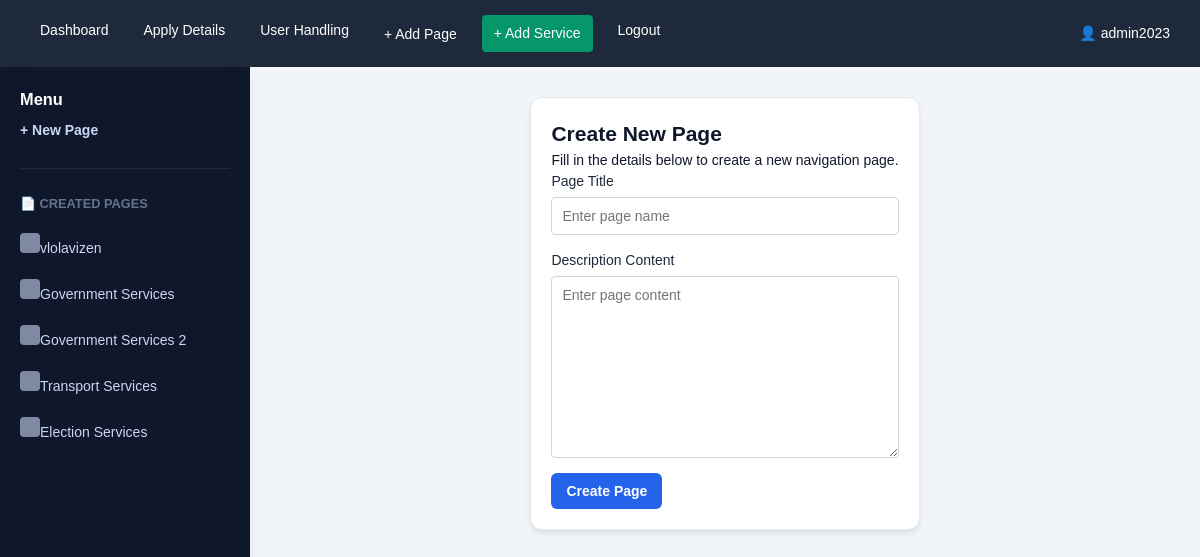
/adminsite/add-page/ (signed in), run on the app's committed database.
### services/models.py (models this page shows, shortened)
class User(AbstractUser):
    ROLE_CHOICES = [
        ('ADMIN', 'Admin'),
        ('AGENT1', 'Agent1'),
        ('AGENT2', 'Agent2'),
        ('USER', 'User'),
    ]
    role = models.CharField(max_length=10, choices=ROLE_CHOICES, default='USER')
    mobile = models.CharField(max_length=15, blank=True, null=True)

class Page(models.Model):
    title = models.CharField(max_length=100)
    description = models.TextField()
    created_at = models.DateTimeField(auto_now_add=True)

### services/views.py (the view, shortened to what this page needs)
# urls.py: path('adminsite/add-page/', views.add_page, name='add_page'),
@login_required
@role_required(['ADMIN'])
def add_page(request):
    pages = Page.objects.all()
    return render(request, 'admin-site/add_page.html', {'pages': pages})

### services/context_processors.py (called while the page is built)
def admin_pages(request):
    if request.path.startswith('/adminsite/'):
        return {'pages': Page.objects.all()}
    return {'pages': []}

### services/views.py (called while the page is built, shortened)
def role_required(allowed_roles):
    def decorator(view_func):
        @wraps(view_func)
        def _wrapped_view(request, *args, **kwargs):
            if not request.user.is_authenticated:
                return redirect(reverse('login') + '?next=' + request.path)
            is_permitted = request.user.role in allowed_roles
            if 'ADMIN' in allowed_roles and (request.user.is_staff or request.user.is_superuser):
                is_permitted = True
            return view_func(request, *args, **kwargs)
        return _wrapped_view
    return decorator

### services/templates/admin-site/add_page.html (shortened to what this page needs)
{% extends 'admin-site/admin_base.html' %}
{% block content %}
<div class="card form-card" style="max-width: 720px; margin: 0 auto;">
    <h2>Create New Page</h2>
    <p>Fill in the details below to create a new navigation page.</p>
    <form method="post">
        <div class="form-group">
            <label>Page Title</label>
            <input type="text" name="title" placeholder="Enter page name" required>
        </div>
        <div class="form-group">
            <label>Description Content</label>
            <textarea name="description" placeholder="Enter page content" rows="10" required></textarea>
        </div>
        <button type="submit" class="btn">Create Page</button>
    </form>
</div>
{% endblock %}

### services/templates/admin-site/admin_base.html (shortened to what this page needs)
{% load static %}
<!DOCTYPE html>
<html lang="en">
<head>
    <link rel="stylesheet" href="{% static 'services/css/style.css' %}">
</head>
<body>
<div class="top-navbar">
    <div class="nav-links">
        <a href="{% url 'admin_dashboard' %}">Dashboard</a>
        <a href="{% url 'apply_details' %}">Apply Details</a>
        <a href="{% url 'user_details' %}">User Handling</a>
        <button onclick="document.getElementById('addPageModal').classList.add('show')">+ Add Page</button>
        <a href="{% url 'add_service' %}"  style="background: #059669; padding: 8px 12px; border: none; color: white; border-radius: 4px; cursor: pointer;">+ Add Service</a>
        <a href="{% url 'admin_login' %}">Logout</a>
    </div>
    <div style="white-space: nowrap;">
        👤 {{ user.username }}
    </div>
</div>
<div class="dashboard-container">
    <aside class="sidebar">
        <h3>Menu</h3>
        {% if request.resolver_match.url_name == 'add_page' %}
        <div class="sidebar-menu">
            <button class="btn">+ New Page</button>
        </div>
        {% endif %}
        <div class="sidebar-menu" style="margin-top: 20px; border-top: 1px solid #1e293b; padding-top: 10px;">
            <h4>📄 Created Pages</h4>
            {% if pages %}
                {% for p in pages %}
                    <a href="{% url 'view_custom_page' p.id %}">{{ p.title }}</a>
                {% endfor %}
            {% else %}
                <p style="color: #64748b; font-size: 13px; margin: 5px 0;">No pages created yet</p>
            {% endif %}
        </div>
    </aside>
    <div class="main-content">
        {% block content %}{% endblock %}
    </div>
</div>
</body>
</html>

### services/static/services/css/style.css (style rules this page uses)
:root { --primary: #2563eb; --primary-hover: #1d4ed8; --secondary: #64748b; --success: #10b981; --warning: #f59e0b; --danger: #ef4444; --info: #3b82f6; --background: #f8fafc; --card-bg: #ffffff; --dark-bg: #0f172a; --dark-card: #1e293b; --text-main: #0f172a; --text-muted: #64748b; --border: #e2e8f0; --shadow: 0 4px 6px -1px rgb(0 0 0 / 0.1); --shadow-lg: 0 10px 15px -3px rgb(0 0 0 / 0.1); }
* { margin: 0; padding: 0; box-sizing: border-box; }
html, body { height: 100%; }
body { background-color: var(--background); color: var(--text-main); font-family: 'Inter', system-ui, -apple-system, sans-serif; line-height: 1.5; font-size: 14px; }
.dashboard-container { display: flex; min-height: 100vh; background-color: var(--background); }
.sidebar { width: 260px; background: linear-gradient(135deg, #1e293b 0%, #0f172a 100%); color: white; padding: 20px; overflow-y: auto; box-shadow: var(--shadow-lg); transition: all 0.3s ease; position: sticky; top: 0; }
.main-content { flex: 1; overflow-y: auto; display: flex; flex-direction: column; }
.sidebar-menu { list-style: none; }
.sidebar-menu a { display: flex; align-items: center; gap: 12px; padding: 12px 16px; color: rgba(255, 255, 255, 0.8); text-decoration: none; border-radius: 8px; transition: all 0.3s ease; font-weight: 500; }
.sidebar-menu a::before { content: ''; display: inline-block; width: 20px; height: 20px; background: currentColor; border-radius: 4px; opacity: 0.6; }
.card { background: white; border: 1px solid var(--border); border-radius: 12px; padding: 20px; box-shadow: var(--shadow); transition: all 0.3s ease; animation: slideIn 0.4s ease-out; }
.form-group { margin-bottom: 20px; display: flex; flex-direction: column; }
label { font-weight: 600; margin-bottom: 8px; color: var(--text-main); font-size: 14px; }
input[type="text"], input[type="email"], input[type="password"], input[type="number"], input[type="date"], input[type="time"], textarea, select { padding: 12px 14px; border: 1px solid var(--border); border-radius: 8px; font-size: 14px; font-family: inherit; background: white; color: var(--text-main); transition: all 0.3s ease; }
textarea { resize: vertical; min-height: 120px; font-family: 'Courier New', monospace; }
button, .btn { padding: 10px 20px; border: none; border-radius: 8px; font-size: 14px; font-weight: 600; cursor: pointer; transition: all 0.3s ease; display: inline-flex; align-items: center; justify-content: center; gap: 8px; text-decoration: none; }

### services/templates/admin-site/admin_base.html (style rules this page uses)
body { margin: 0; font-family: Arial; }
.top-navbar { display: flex; justify-content: space-between; align-items: center; background: #1e293b; padding: 15px 30px; color: white; flex-wrap: wrap; gap: 10px; }
.nav-links { display: flex; gap: 15px; flex-wrap: wrap; }
.nav-links a, .nav-links button { color: white; text-decoration: none; font-weight: 500; cursor: pointer; background: none; border: none; padding: 5px 10px; border-radius: 4px; transition: background 0.3s; }
.dashboard-container { display: flex; }
.sidebar { width: 250px; background: #0f172a; color: white; min-height: 100vh; padding: 20px; overflow-y: auto; }
.sidebar-menu { margin-bottom: 20px; }
.sidebar-menu h4 { margin: 15px 0 10px 0; color: #64748b; font-size: 0.8rem; text-transform: uppercase; }
.sidebar-menu a, .sidebar-menu button { display: block; color: #cbd5f5; padding: 10px 0; text-decoration: none; border: none; background: none; cursor: pointer; font-size: 14px; transition: color 0.3s; }
.main-content { flex: 1; padding: 30px; background: #f1f5f9; }
.btn { background: #2563eb; color: white; padding: 10px 15px; border: none; border-radius: 6px; cursor: pointer; transition: background 0.3s; }
.form-group { margin-bottom: 15px; }
.form-group label { display: block; margin-bottom: 5px; color: #1e293b; font-weight: 500; font-size: 14px; }
.form-group input, .form-group textarea { width: 100%; padding: 10px; border: 1px solid #cbd5e1; border-radius: 4px; font-family: Arial; font-size: 14px; box-sizing: border-box; }

### data on the page
User: username "admin2023"
Page: title "vlolavizen"
Page: title "Government Services"
Page: title "Government Services 2"
Page: title "Transport Services"
Page: title "Election Services"
